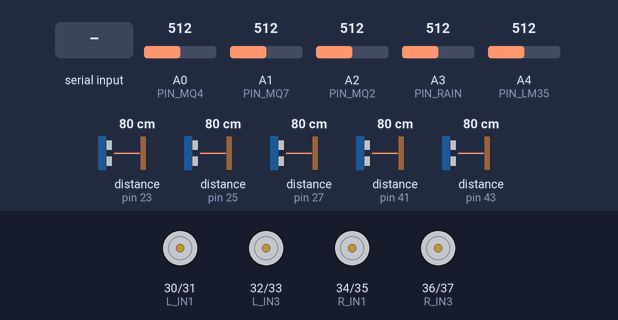
This sketch was run on a simulated Arduino Mega 2560, built with avr-gcc and run on an emulated ATmega2560. Parts: motor-driver pin pairs drawn as motors (green arrow = first pin HIGH = forward, orange = second pin HIGH = backward, longer = more drive). Wiring (inferred from the names in the program): 5 × ultrasonic range finder: trigger pin 22, echo pin 23 / trigger pin 24, echo pin 25 / trigger pin 26, echo pin 27 / trigger pin 40, echo pin 41 / trigger pin 42, echo pin 43. The inputs (shaded band) are chosen by the test bench; at power-on: A0 (PIN_MQ4) = 512, A1 (PIN_MQ7) = 512, A2 (PIN_MQ2) = 512, A3 (PIN_RAIN) = 512, A4 (PIN_LM35) = 512, distance to the obstacle (sensors on pin 23, pin 25, pin 27, pin 41, pin 43) 80 cm. The echo pulse lasts 58.3 µs per cm; what the sketch prints to the serial monitor is not drawn.

Above: at 1.6 s.
1.7 s: "F\n" received over Serial
At 2.5 s:
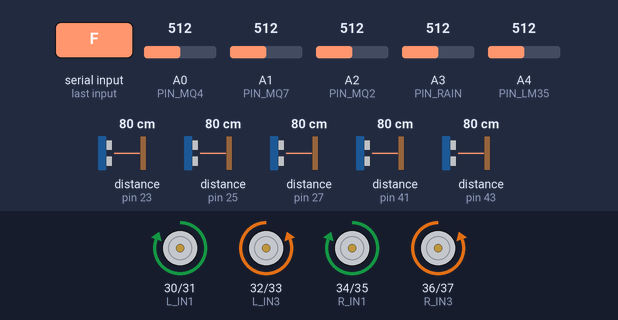
3.2 s: byte 83 ('S') received over Serial
At 4.1 s:
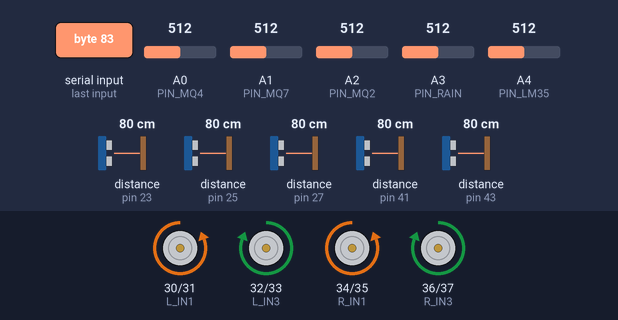
4.7 s: byte 65 ('A') received over Serial
At 5.7 s:
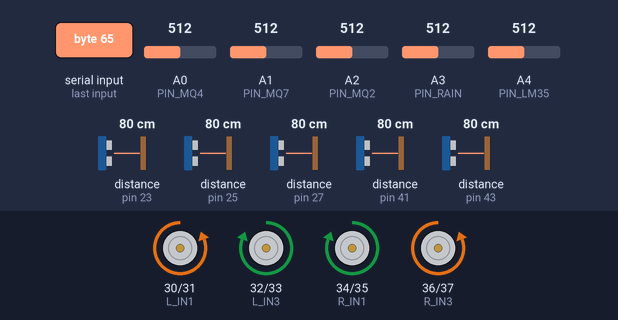
6.2 s: byte 68 ('D') received over Serial
At 7.4 s:
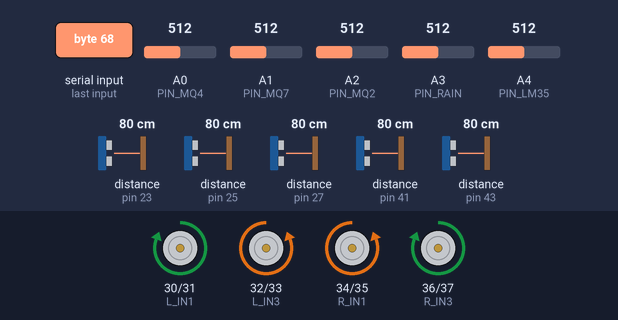
7.7 s: "w\n" received over Serial
At 8.2 s:
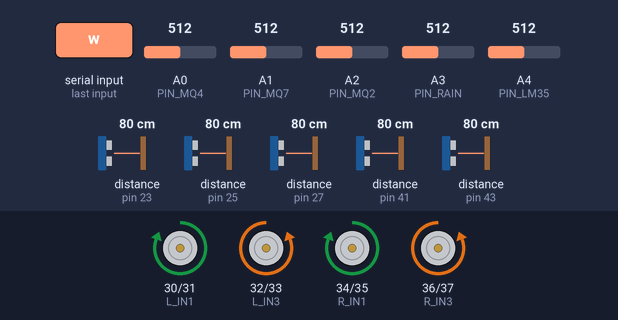
9.2 s: "s\n" received over Serial
At 9.8 s:
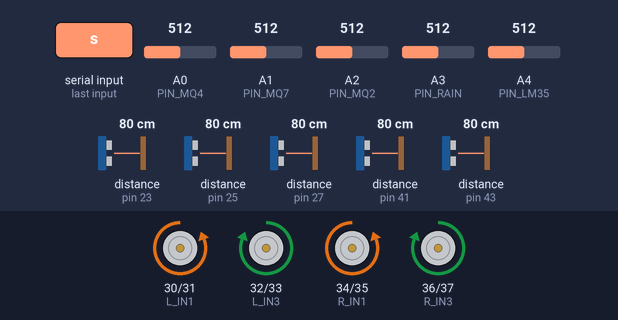
Timing chart, 0 to 11.7 s (numbered marks = the images above; inputs shaded):
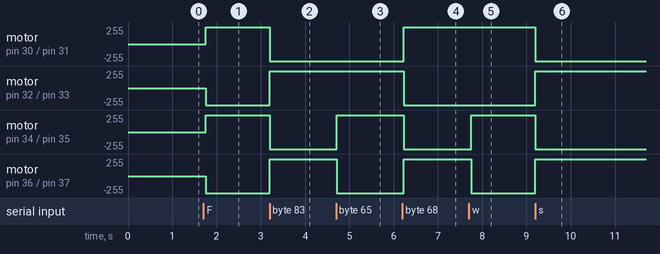

The sketch:

mine_rover_mega_v2.ino
```cpp
/*
 * ==============================================================================
 * AI-POWERED UNDERGROUND MINE SAFETY, MONITORING AND RESCUE SYSTEM - V2
 * Arduino Mega 2560 Firmware (5-Point Ultrasonic Array + Multi-Gas + Motor Control)
 * Problem Statement ID: 26039 (Govt. of Jharkhand)
 * ==============================================================================
 */

// --- 5-POINT ULTRASONIC SENSOR ARRAY ---
// Center Front
const int TRIG_FRONT = 22;
const int ECHO_FRONT = 23;

// Angled Front-Left (-45 deg)
const int TRIG_FRONT_LEFT  = 40;
const int ECHO_FRONT_LEFT  = 41;

// Angled Front-Right (+45 deg)
const int TRIG_FRONT_RIGHT = 42;
const int ECHO_FRONT_RIGHT = 43;

// 90-degree Side Left
const int TRIG_LEFT  = 24;
const int ECHO_LEFT  = 25;

// 90-degree Side Right
const int TRIG_RIGHT = 26;
const int ECHO_RIGHT = 27;

// --- GAS & ENVIRONMENTAL SENSOR PINS ---
const int PIN_MQ4  = A0;  // Methane (CH4)
const int PIN_MQ7  = A1;  // Carbon Monoxide (CO)
const int PIN_MQ2  = A2;  // LPG / Butane / Smoke
const int PIN_RAIN = A3;  // Rain Drop / Subterranean Water Accumulation Sensor
const int PIN_LM35 = A4;  // LM35 Temperature Sensor

// --- MOTOR PINS (DUAL L298N DRIVERS) ---
// Left Motors (Driver 1: M1 Front-Left, M3 Rear-Left)
const int L_IN1 = 30; // M1 Front Left (+)
const int L_IN2 = 31; // M1 Front Left (-)
const int L_IN3 = 32; // M3 Rear Left  (+)
const int L_IN4 = 33; // M3 Rear Left  (-)

// Right Motors (Driver 2: M2 Front-Right, M4 Rear-Right)
const int R_IN1 = 34; // M2 Front Right (+)
const int R_IN2 = 35; // M2 Front Right (-)
const int R_IN3 = 36; // M4 Rear Right  (+)
const int R_IN4 = 37; // M4 Rear Right  (-)

// --- MOTOR SPEED & THRESHOLDS ---
const int ROVER_SPEED = 140;          // Smooth PWM speed (prevents battery brownout)
const int OBSTACLE_STOP_CM = 5;        // Stop if obstacle within 5 cm ahead

// --- TELEMETRY VARIABLES ---
long distFront = 100;
long distFrontLeft = 100;
long distFrontRight = 100;
long distLeft = 100;
long distRight = 100;

int valMQ4 = 0, valMQ7 = 0, valMQ2 = 0, valRain = 1023;
float tempC = 25.0;
char currentMotion = 'S';

unsigned long lastTelemetryTime = 0;
const unsigned long TELEMETRY_INTERVAL = 80; // ~12Hz broadcast

// Function prototypes
long readUltrasonic(int trigPin, int echoPin);
float readLM35(int pin);
void setIndividualMotorsPWM(int m1_f, int m1_r, int m3_f, int m3_r, int m2_f, int m2_r, int m4_f, int m4_r);
void moveForward();
void moveBackward();
void turnLeft();
void turnRight();
void stopMotors();
void executeCommand(char cmd);

void setup() {
  Serial.begin(115200);

  // Initialize Ultrasonic Pins
  pinMode(TRIG_FRONT, OUTPUT);
  pinMode(ECHO_FRONT, INPUT);
  pinMode(TRIG_FRONT_LEFT, OUTPUT);
  pinMode(ECHO_FRONT_LEFT, INPUT);
  pinMode(TRIG_FRONT_RIGHT, OUTPUT);
  pinMode(ECHO_FRONT_RIGHT, INPUT);
  pinMode(TRIG_LEFT,  OUTPUT);
  pinMode(ECHO_LEFT,  INPUT);
  pinMode(TRIG_RIGHT, OUTPUT);
  pinMode(ECHO_RIGHT, INPUT);

  // Ensure all Trigs are LOW initially
  digitalWrite(TRIG_FRONT, LOW);
  digitalWrite(TRIG_FRONT_LEFT, LOW);
  digitalWrite(TRIG_FRONT_RIGHT, LOW);
  digitalWrite(TRIG_LEFT, LOW);
  digitalWrite(TRIG_RIGHT, LOW);

  // Initialize Motor Pins
  pinMode(L_IN1, OUTPUT);
  pinMode(L_IN2, OUTPUT);
  pinMode(L_IN3, OUTPUT);
  pinMode(L_IN4, OUTPUT);
  pinMode(R_IN1, OUTPUT);
  pinMode(R_IN2, OUTPUT);
  pinMode(R_IN3, OUTPUT);
  pinMode(R_IN4, OUTPUT);

  stopMotors();

  delay(400);
  Serial.println(F("{\"status\":\"ROVER_V2_READY\",\"sensors\":5,\"baud\":115200}"));
}

void loop() {
  // 1. Process Incoming Commands from Python GUI
  if (Serial.available() > 0) {
    char cmd = Serial.read();
    if (cmd != '\r' && cmd != '\n') {
      executeCommand(cmd);
    }
  }

  // 2. Periodic Sensor Polling & Telemetry Transmission
  unsigned long now = millis();
  if (now - lastTelemetryTime >= TELEMETRY_INTERVAL) {
    lastTelemetryTime = now;

    // Sequential Ultrasonic Polling with 10ms anti-crosstalk acoustic settling delays
    distFront = readUltrasonic(TRIG_FRONT, ECHO_FRONT);
    delay(10);
    distFrontLeft = readUltrasonic(TRIG_FRONT_LEFT, ECHO_FRONT_LEFT);
    delay(10);
    distFrontRight = readUltrasonic(TRIG_FRONT_RIGHT, ECHO_FRONT_RIGHT);
    delay(10);
    distLeft = readUltrasonic(TRIG_LEFT, ECHO_LEFT);
    delay(10);
    distRight = readUltrasonic(TRIG_RIGHT, ECHO_RIGHT);

    // Read Gas & Environmental Sensors
    valMQ4  = analogRead(PIN_MQ4);
    valMQ7  = analogRead(PIN_MQ7);
    valMQ2  = analogRead(PIN_MQ2); // LPG / Butane / Smoke
    valRain = analogRead(PIN_RAIN); // Rain Drop / Water Level Sensor
    tempC   = readLM35(PIN_LM35);

    // Safety Auto-Braking: If moving forward and front collision imminent (<5cm)
    if (currentMotion == 'F' && (distFront > 0 && distFront <= OBSTACLE_STOP_CM)) {
      stopMotors();
      currentMotion = 'S';
    }

    // Broadcast Real-time JSON Telemetry Packet
    Serial.print(F("{\"front\":"));
    Serial.print(distFront);
    Serial.print(F(",\"front_left\":"));
    Serial.print(distFrontLeft);
    Serial.print(F(",\"front_right\":"));
    Serial.print(distFrontRight);
    Serial.print(F(",\"left\":"));
    Serial.print(distLeft);
    Serial.print(F(",\"right\":"));
    Serial.print(distRight);
    Serial.print(F(",\"mq2\":"));
    Serial.print(valMQ2);
    Serial.print(F(",\"mq4\":"));
    Serial.print(valMQ4);
    Serial.print(F(",\"mq7\":"));
    Serial.print(valMQ7);
    Serial.print(F(",\"rain\":"));
    Serial.print(valRain);
    Serial.print(F(",\"temp\":"));
    Serial.print(tempC, 1);
    Serial.print(F(",\"motion\":\""));
    Serial.print(currentMotion);
    Serial.println(F("\"}"));
  }
}

// Precision Ultrasonic Reader with 18ms echo timeout (~300cm max range)
long readUltrasonic(int trigPin, int echoPin) {
  digitalWrite(trigPin, LOW);
  delayMicroseconds(2);
  digitalWrite(trigPin, HIGH);
  delayMicroseconds(10);
  digitalWrite(trigPin, LOW);

  long duration = pulseIn(echoPin, HIGH, 18000);
  if (duration == 0) return 400; // Out of range or no echo

  long cm = duration * 0.0343 / 2;
  if (cm <= 0 || cm > 400) return 400;
  return cm;
}

// Convert LM35 analog reading to Celsius
float readLM35(int pin) {
  int raw = analogRead(pin);
  return raw * (5.0 / 1023.0) * 100.0;
}

// Command Parser supporting WASD, FBLR, and Space/X for Stop
void executeCommand(char cmd) {
  switch (cmd) {
    case 'W':
    case 'w':
    case 'F':
    case 'f':
      if (distFront > 0 && distFront <= OBSTACLE_STOP_CM) {
        stopMotors();
        currentMotion = 'S';
      } else {
        moveForward();
        currentMotion = 'F';
      }
      break;

    case 'S':
    case 's':
    case 'B':
    case 'b':
      moveBackward();
      currentMotion = 'B';
      break;

    case 'A':
    case 'a':
    case 'L':
    case 'l':
      turnLeft();
      currentMotion = 'L';
      break;

    case 'D':
    case 'd':
    case 'R':
    case 'r':
      turnRight();
      currentMotion = 'R';
      break;

    case ' ':
    case 'X':
    case 'x':
    case 'Q':
    case 'q':
    case '0':
      stopMotors();
      currentMotion = 'S';
      break;
  }
}

// Low-power PWM driver: applies ROVER_SPEED (PWM) to active pin, 0 to inactive pin
void setIndividualMotorsPWM(int m1_f, int m1_r, int m3_f, int m3_r, int m2_f, int m2_r, int m4_f, int m4_r) {
  // M1 Front Left
  analogWrite(L_IN1, m1_f ? ROVER_SPEED : 0);
  analogWrite(L_IN2, m1_r ? ROVER_SPEED : 0);
  // M3 Rear Left
  analogWrite(L_IN3, m3_f ? ROVER_SPEED : 0);
  analogWrite(L_IN4, m3_r ? ROVER_SPEED : 0);
  // M2 Front Right
  analogWrite(R_IN1, m2_f ? ROVER_SPEED : 0);
  analogWrite(R_IN2, m2_r ? ROVER_SPEED : 0);
  // M4 Rear Right
  analogWrite(R_IN3, m4_f ? ROVER_SPEED : 0);
  analogWrite(R_IN4, m4_r ? ROVER_SPEED : 0);
}

// Calibrated Motor Polarities:
void moveForward() {
  // M1(fwd), M3(fwd), M2(fwd), M4(fwd)
  setIndividualMotorsPWM(1, 0,   0, 1,   1, 0,   0, 1);
}

void moveBackward() {
  setIndividualMotorsPWM(0, 1,   1, 0,   0, 1,   1, 0);
}

void turnLeft() {
  setIndividualMotorsPWM(0, 1,   1, 0,   1, 0,   0, 1);
}

void turnRight() {
  setIndividualMotorsPWM(1, 0,   0, 1,   0, 1,   1, 0);
}

void stopMotors() {
  setIndividualMotorsPWM(0, 0,   0, 0,   0, 0,   0, 0);
}
```

Measured:
- after the input at 1.7 s, motor on pin 30 (L_IN1) / pin 31 (L_IN2), motor on pin 34 (R_IN1) / pin 35 (R_IN2): stopped → forward 255/255 after 0.05 s; motor on pin 32 (L_IN3) / pin 33 (L_IN4), motor on pin 36 (R_IN3) / pin 37 (R_IN4): stopped → backward 255/255 after 0.05 s
- after the input at 3.2 s, motor on pin 30 (L_IN1) / pin 31 (L_IN2), motor on pin 34 (R_IN1) / pin 35 (R_IN2): forward 255/255 → backward 255/255 at once; motor on pin 32 (L_IN3) / pin 33 (L_IN4), motor on pin 36 (R_IN3) / pin 37 (R_IN4): backward 255/255 → forward 255/255 at once
- after the input at 4.7 s, motor on pin 34 (R_IN1) / pin 35 (R_IN2): backward 255/255 → forward 255/255 at once; motor on pin 36 (R_IN3) / pin 37 (R_IN4): forward 255/255 → backward 255/255 at once
- after the input at 6.2 s, motor on pin 30 (L_IN1) / pin 31 (L_IN2), motor on pin 36 (R_IN3) / pin 37 (R_IN4): backward 255/255 → forward 255/255 at once; motor on pin 32 (L_IN3) / pin 33 (L_IN4), motor on pin 34 (R_IN1) / pin 35 (R_IN2): forward 255/255 → backward 255/255 at once
- after the input at 7.7 s, motor on pin 34 (R_IN1) / pin 35 (R_IN2): backward 255/255 → forward 255/255 after 0.05 s; motor on pin 36 (R_IN3) / pin 37 (R_IN4): forward 255/255 → backward 255/255 after 0.05 s
- after the input at 9.2 s, motor on pin 30 (L_IN1) / pin 31 (L_IN2), motor on pin 34 (R_IN1) / pin 35 (R_IN2): forward 255/255 → backward 255/255 at once; motor on pin 32 (L_IN3) / pin 33 (L_IN4), motor on pin 36 (R_IN3) / pin 37 (R_IN4): backward 255/255 → forward 255/255 at once
